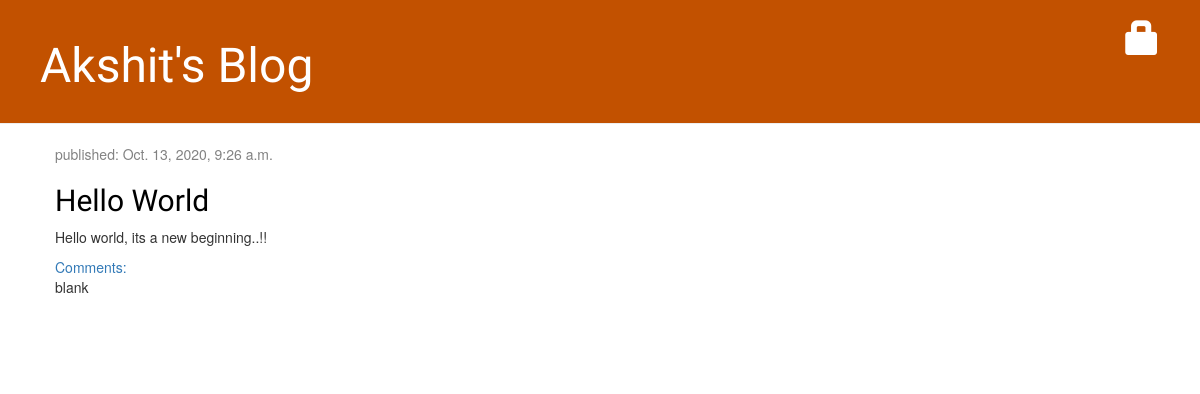
Before: / with the older database file.
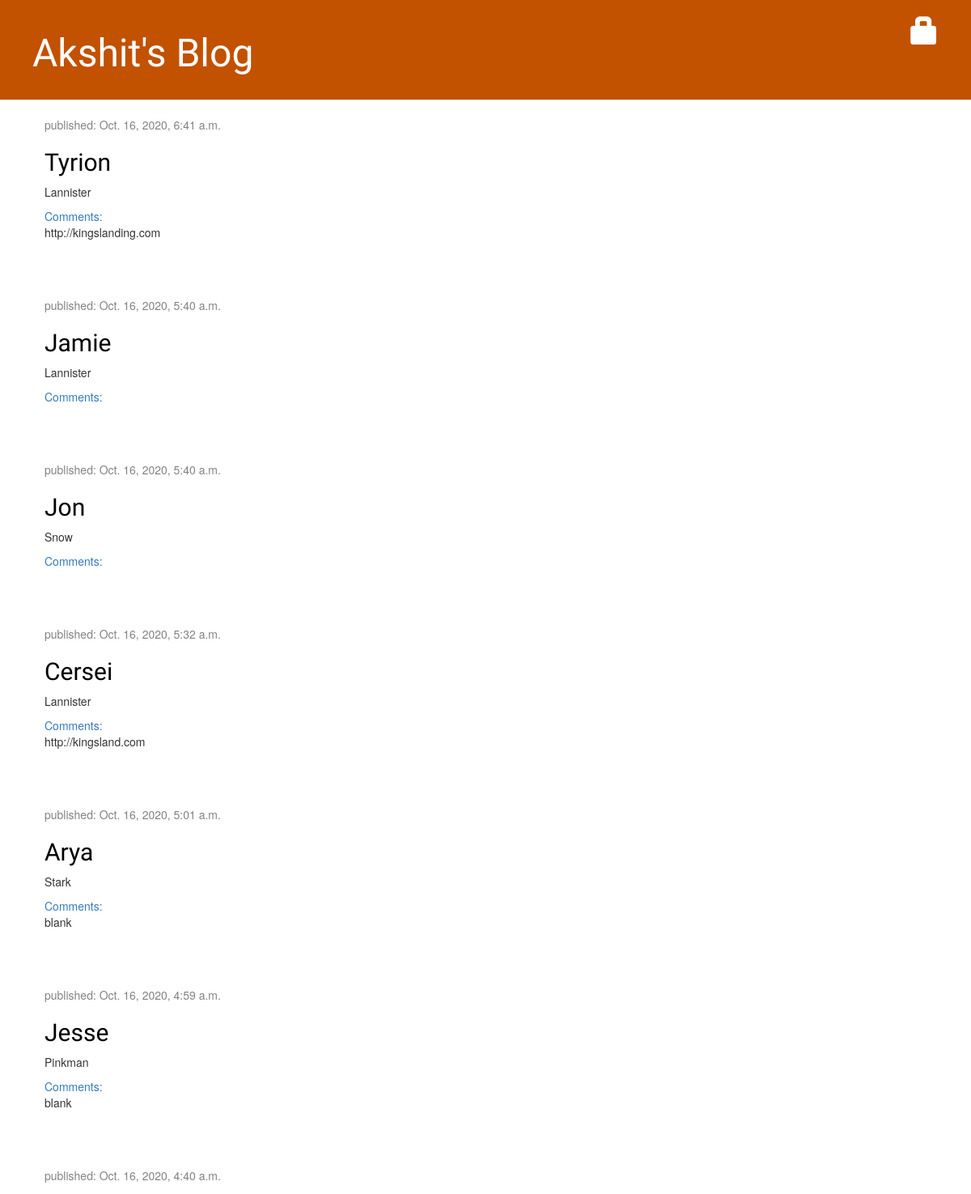
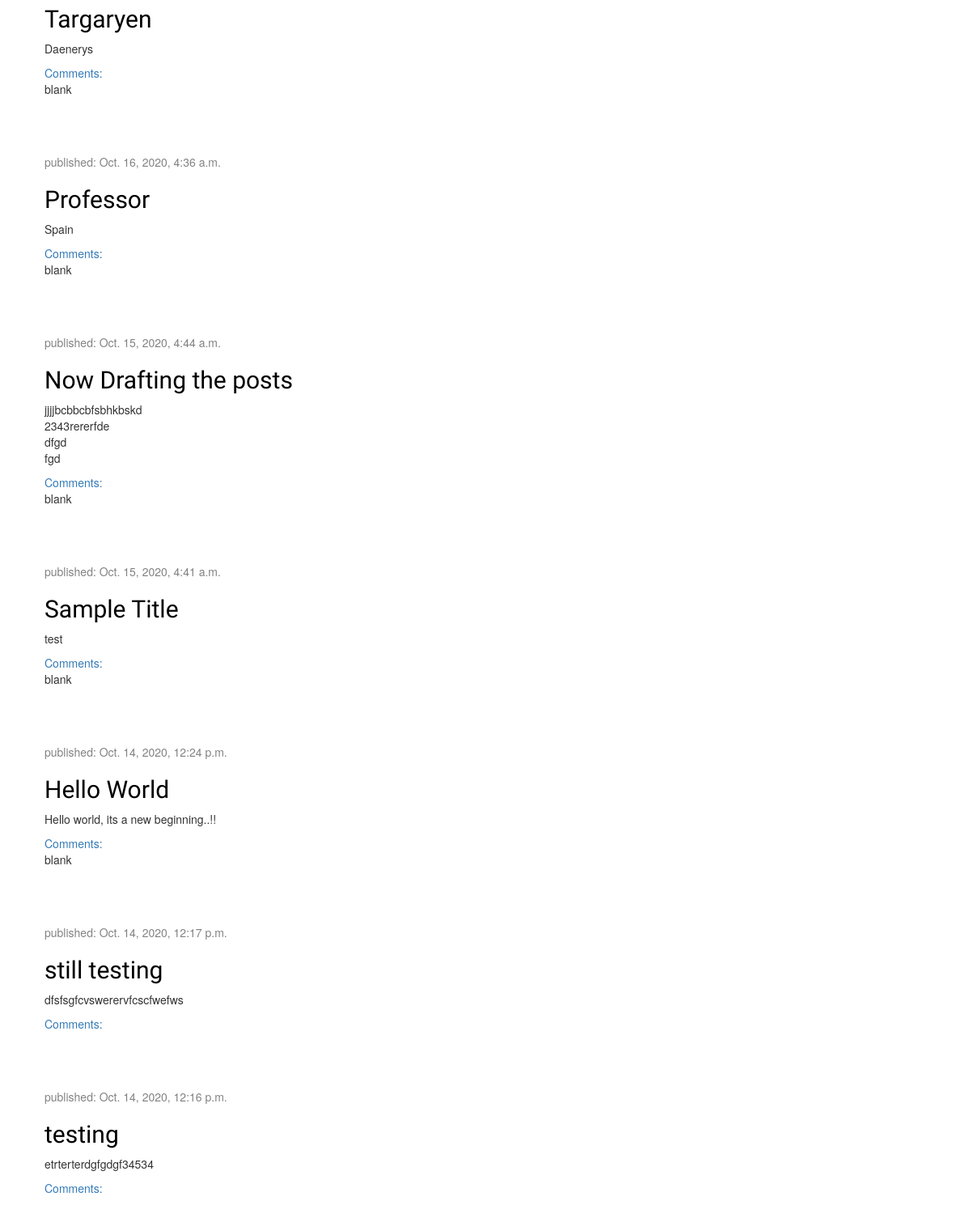
After: the same page with the newer database file (2 pictures, top to bottom).
### demo/models.py (models this page shows, shortened)
class Post(models.Model):
    author = models.ForeignKey(settings.AUTH_USER_MODEL, on_delete=models.CASCADE, help_text='Select the Author')
    title = models.CharField(max_length = 200, help_text = 'Enter title')
    text = models.TextField(help_text = 'Enter text')
    created_date = models.DateTimeField(default = timezone.now,)
    published_date = models.DateTimeField(null = True, blank = True)
    reference = models.URLField(help_text='Enter the reference to your Blog Post', blank=True)

### demo/views.py (the view)
# urls.py: path('', views.post_list, name='post_list'),
def post_list(request):
    posts = Post.objects.filter(published_date__lte=timezone.now()).order_by('-published_date',)
    return render(request,'demo/post_list.html', {'posts':posts})

### demo/templates/demo/post_list.html
{% extends 'demo/base.html' %}
{% block content %}
    {% for post in posts %}
        <div class="post">
            <div class="date">
                <p>published: {{ post.published_date }}</p>
            </div>
            <h2><a href="{% url 'post_detail' pk=post.pk %}">{{ post.title }}</a></h2>
            <p>{{ post.text|linebreaksbr }}</p>
            <a href="{% url 'post_detail' pk=post.pk %}">Comments: {{ post.approved_comments.count }}</a>
            <p>{{ post.reference }}</p>
        </div>
    {% endfor %}
{% endblock %}

### demo/templates/demo/base.html (shortened to what this page needs)
{% load static %}
<html>
    <head>
        <link rel="stylesheet" href="//maxcdn.bootstrapcdn.com/bootstrap/3.2.0/css/bootstrap.min.css">
        <link rel="stylesheet" href="//maxcdn.bootstrapcdn.com/bootstrap/3.2.0/css/bootstrap-theme.min.css">
        <link rel="stylesheet" href="{% static 'css/demo.css' %}">
    </head>
    <body>
        <div class="page-header">
            {% if user.is_authenticated %}
                <a href="{% url 'post_new'%}" class="top-menu"><span class="glyphicon glyphicon-plus"></span></a>
                <a href="{% url 'post_draft_list' %}" class="top-menu"><span class="glyphicon glyphicon-inbox"></span></a>
                <p class="top-menu">Hello {{ user.username }} <small><a href="{% url 'logout' %}"><span class="glyphicon glyphicon-log-out"></span></a></small></p>
            {% else %}
                <a href="{% url 'login' %}" class="top-menu"><span class="glyphicon glyphicon-lock"></span></a>
            {% endif %}
                <h1><a href="/">Akshit's Blog</a></h1>
        </div>
        <div class="content container">
            <div class="row">
                <div class="col-md-8">
                {% block content %}
                {% endblock %}
                </div>
            </div>
        </div>
    </body>
</html>

### demo/static/css/demo.css (style rules this page uses)
.page-header { background-color: #C25100; margin-top: 0; padding: 20px 20px 20px 40px; }
.page-header h1, .page-header h1 a, .page-header h1 a:visited, .page-header h1 a:active { color: #ffffff; font-size: 36pt; text-decoration: none; }
.content { margin-left: 40px; }
h1, h2, h3, h4 { font-family: 'Lobster', cursive; }
.date { color: #828282; }
.top-menu, .top-menu:hover, .top-menu:visited { color: #ffffff; float: right; font-size: 26pt; margin-right: 20px; }
.post { margin-bottom: 70px; }
.post h2 a, .post h2 a:visited { color: #000000; }

Changed rows visible on the page:
added Post: published_date "Oct. 16, 2020, 6:41 a.m.", title "Tyrion", text "Lannister", reference "http://kingslanding.com"
added Post: published_date "Oct. 16, 2020, 5:40 a.m.", title "Jamie", text "Lannister"
added Post: published_date "Oct. 16, 2020, 5:40 a.m.", title "Jon", text "Snow"
added Post: published_date "Oct. 16, 2020, 5:32 a.m.", title "Cersei", text "Lannister", reference "http://kingsland.com"
added Post: published_date "Oct. 16, 2020, 5:01 a.m.", title "Arya", text "Stark", reference "blank"
added Post: published_date "Oct. 16, 2020, 4:59 a.m.", title "Jesse", text "Pinkman", reference "blank"
added Post: published_date "Oct. 16, 2020, 4:40 a.m.", title "Targaryen", text "Daenerys", reference "blank"
added Post: published_date "Oct. 16, 2020, 4:36 a.m.", title "Professor", text "Spain", reference "blank"
added Post: published_date "Oct. 15, 2020, 4:44 a.m.", title "Now Drafting the posts", text "jjjjbcbbcbfsbhkbskd 2343rererfde dfgd fgd", reference "blank"
now on this page (row edited): Post: published_date "Oct. 15, 2020, 4:41 a.m.", title "Sample Title", text "test", reference "blank"
changed Post "Hello World": published_date "Oct. 13, 2020, 9:26 a.m." → "Oct. 14, 2020, 12:24 p.m."
added Post: published_date "Oct. 14, 2020, 12:17 p.m.", title "still testing", text "dfsfsgfcvswerervfcscfwefws"
added Post: published_date "Oct. 14, 2020, 12:16 p.m.", title "testing", text "etrterterdgfgdgf34534"
